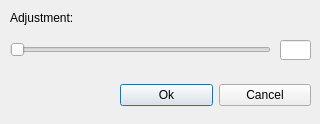
<?xml version="1.0" encoding="UTF-8"?>
<ui version="4.0">
 <class>BoxBlurWindow</class>
 <widget class="QDialog" name="BoxBlurWindow">
  <property name="geometry">
   <rect>
    <x>0</x>
    <y>0</y>
    <width>320</width>
    <height>124</height>
   </rect>
  </property>
  <property name="windowTitle">
   <string>BoxBlur Adjustment Window</string>
  </property>
  <widget class="QSlider" name="horizontalSlider">
   <property name="geometry">
    <rect>
     <x>10</x>
     <y>40</y>
     <width>261</width>
     <height>20</height>
    </rect>
   </property>
   <property name="orientation">
    <enum>Qt::Horizontal</enum>
   </property>
  </widget>
  <widget class="QWidget" name="horizontalLayoutWidget">
   <property name="geometry">
    <rect>
     <x>120</x>
     <y>70</y>
     <width>191</width>
     <height>51</height>
    </rect>
   </property>
   <layout class="QHBoxLayout" name="horizontalLayout">
    <item>
     <widget class="QPushButton" name="okButton">
      <property name="text">
       <string>Ok</string>
      </property>
     </widget>
    </item>
    <item>
     <widget class="QPushButton" name="cancelButton">
      <property name="text">
       <string>Cancel</string>
      </property>
     </widget>
    </item>
   </layout>
  </widget>
  <widget class="QLineEdit" name="lineEdit">
   <property name="geometry">
    <rect>
     <x>280</x>
     <y>40</y>
     <width>31</width>
     <height>20</height>
    </rect>
   </property>
  </widget>
  <widget class="QLabel" name="label">
   <property name="geometry">
    <rect>
     <x>10</x>
     <y>10</y>
     <width>151</width>
     <height>16</height>
    </rect>
   </property>
   <property name="text">
    <string>Adjustment:</string>
   </property>
  </widget>
 </widget>
 <resources/>
 <connections/>
</ui>
